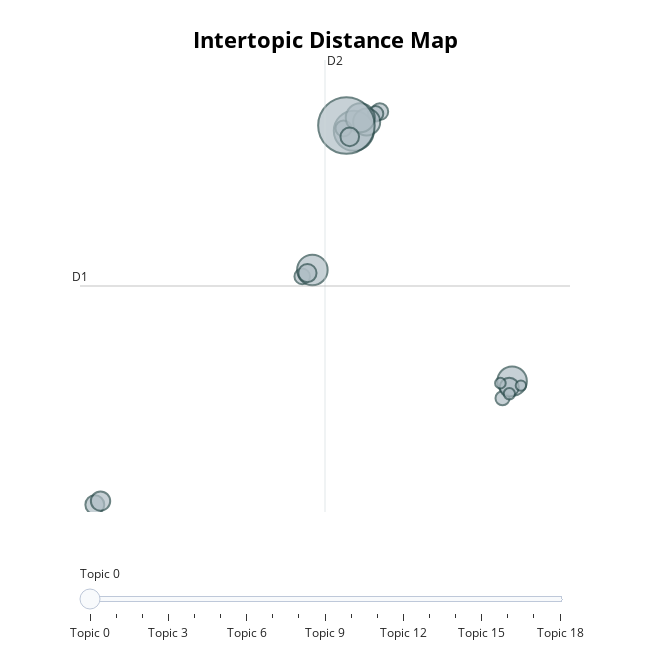

Notebook code for this chart:
### Code cell
topic_model.visualize_topics()

### Figure 1 — Plotly figure (JSON) as saved in the notebook; plotly's stock layout.template omitted (floating-point values rounded to 4 significant figures)
{"data": [{"customdata": [[0, "дым | курю | shmouk | никотин | курим", 69], [1, "око | черепа | crew | dead | демоны", 98], [2, "всё | нам | мир | тебе | лишь", 303], [3, "ремонту | жако | дойчланд | эй | tag", 82], [4, "нам | всё | эй | жизнь | героиновый", 127], [5, "её | хочет | хочу | сука | мной", 558], [6, "времена | рухнет | тап | всё | сошел", 38], [7, "пены | витамины | воду | drugs | папа", 39], [8, "outsider | тебе | снова | хочу | тобой", 90], [9, "деньги | money | cash | мои | денег", 255], [10, "gang | сука | эй | bitch | skittles", 84], [11, "эй | рэп | yeah | сука | всё", 292], [12, "москва | русский | эй | всё | нам", 324], [13, "сука | gang | эй | ling | yeah", 115], [14, "дым | снова | ночи | день | сон", 45], [15, "тебе | снова | нам | сука | любовь", 1111], [16, "всё | просто | боль | потребляй | снова", 124], [17, "почему | любовь | снова | всё | тебе", 120], [18, "буду | сердце | боль | тебе | напоследок", 130]], "hovertemplate": "<b>Topic %{customdata[0]}</b><br>%{customdata[1]}<br>Size: %{customdata[2]}", "legendgroup": "", "marker": {"color": "#B0BEC5", "line": {"color": "DarkSlateGrey", "width": 2}, "size": [69, 98, 303, 82, 127, 558, 38, 39, 90, 255, 84, 292, 324, 115, 45, 1111, 124, 120, 130], "sizemode": "area", "sizeref": 0.6944, "symbol": "circle"}, "mode": "markers", "name": "", "orientation": "v", "showlegend": false, "type": "scatter", "x": [13.17, 7.94, 13.58, 7.762, 13.46, 6.833, 13.96, 13.08, 6.394, 7.379, 4.632, 7.107, 5.065, 4.855, 13.47, 6.518, -4.213, 6.659, -3.97], "xaxis": "x", "y": [3.874, 23.08, 5.019, 22.94, 4.608, 21.8, 4.72, 4.886, 21.96, 22.39, 12.04, 22.68, 12.47, 12.26, 4.171, 22.15, -3.261, 21.39, -3.018], "yaxis": "y"}], "layout": {"annotations": [{"showarrow": false, "text": "D1", "x": -4.845, "y": 11.4, "yshift": 10}, {"showarrow": false, "text": "D2", "x": 5.604, "xshift": 10, "y": 26.54}], "height": 650, "hoverlabel": {"bgcolor": "white", "font": {"family": "Rockwell", "size": 16}}, "legend": {"itemsizing": "constant", "tracegroupgap": 0}, "margin": {"t": 60}, "shapes": [{"line": {"color": "#CFD8DC", "width": 2}, "type": "line", "x0": 5.604, "x1": 5.604, "y0": -3.75, "y1": 26.54}, {"line": {"color": "#9E9E9E", "width": 2}, "type": "line", "x0": -4.845, "x1": 16.05, "y0": 11.4, "y1": 11.4}], "sliders": [{"active": 0, "pad": {"t": 50}, "steps": [{"args": [{"marker.color": [["red", "#B0BEC5", "#B0BEC5", "#B0BEC5", "#B0BEC5", "#B0BEC5", "#B0BEC5", "#B0BEC5", "#B0BEC5", "#B0BEC5", "#B0BEC5", "#B0BEC5", "#B0BEC5", "#B0BEC5", "#B0BEC5", "#B0BEC5", "#B0BEC5", "#B0BEC5", "#B0BEC5"]]}], "label": "Topic 0", "method": "update"}, {"args": [{"marker.color": [["#B0BEC5", "red", "#B0BEC5", "#B0BEC5", "#B0BEC5", "#B0BEC5", "#B0BEC5", "#B0BEC5", "#B0BEC5", "#B0BEC5", "#B0BEC5", "#B0BEC5", "#B0BEC5", "#B0BEC5", "#B0BEC5", "#B0BEC5", "#B0BEC5", "#B0BEC5", "#B0BEC5"]]}], "label": "Topic 1", "method": "update"}, {"args": [{"marker.color": [["#B0BEC5", "#B0BEC5", "red", "#B0BEC5", "#B0BEC5", "#B0BEC5", "#B0BEC5", "#B0BEC5", "#B0BEC5", "#B0BEC5", "#B0BEC5", "#B0BEC5", "#B0BEC5", "#B0BEC5", "#B0BEC5", "#B0BEC5", "#B0BEC5", "#B0BEC5", "#B0BEC5"]]}], "label": "Topic 2", "method": "update"}, {"args": [{"marker.color": [["#B0BEC5", "#B0BEC5", "#B0BEC5", "red", "#B0BEC5", "#B0BEC5", "#B0BEC5", "#B0BEC5", "#B0BEC5", "#B0BEC5", "#B0BEC5", "#B0BEC5", "#B0BEC5", "#B0BEC5", "#B0BEC5", "#B0BEC5", "#B0BEC5", "#B0BEC5", "#B0BEC5"]]}], "label": "Topic 3", "method": "update"}, {"args": [{"marker.color": [["#B0BEC5", "#B0BEC5", "#B0BEC5", "#B0BEC5", "red", "#B0BEC5", "#B0BEC5", "#B0BEC5", "#B0BEC5", "#B0BEC5", "#B0BEC5", "#B0BEC5", "#B0BEC5", "#B0BEC5", "#B0BEC5", "#B0BEC5", "#B0BEC5", "#B0BEC5", "#B0BEC5"]]}], "label": "Topic 4", "method": "update"}, {"args": [{"marker.color": [["#B0BEC5", "#B0BEC5", "#B0BEC5", "#B0BEC5", "#B0BEC5", "red", "#B0BEC5", "#B0BEC5", "#B0BEC5", "#B0BEC5", "#B0BEC5", "#B0BEC5", "#B0BEC5", "#B0BEC5", "#B0BEC5", "#B0BEC5", "#B0BEC5", "#B0BEC5", "#B0BEC5"]]}], "label": "Topic 5", "method": "update"}, {"args": [{"marker.color": [["#B0BEC5", "#B0BEC5", "#B0BEC5", "#B0BEC5", "#B0BEC5", "#B0BEC5", "red", "#B0BEC5", "#B0BEC5", "#B0BEC5", "#B0BEC5", "#B0BEC5", "#B0BEC5", "#B0BEC5", "#B0BEC5", "#B0BEC5", "#B0BEC5", "#B0BEC5", "#B0BEC5"]]}], "label": "Topic 6", "method": "update"}, {"args": [{"marker.color": [["#B0BEC5", "#B0BEC5", "#B0BEC5", "#B0BEC5", "#B0BEC5", "#B0BEC5", "#B0BEC5", "red", "#B0BEC5", "#B0BEC5", "#B0BEC5", "#B0BEC5", "#B0BEC5", "#B0BEC5", "#B0BEC5", "#B0BEC5", "#B0BEC5", "#B0BEC5", "#B0BEC5"]]}], "label": "Topic 7", "method": "update"}, {"args": [{"marker.color": [["#B0BEC5", "#B0BEC5", "#B0BEC5", "#B0BEC5", "#B0BEC5", "#B0BEC5", "#B0BEC5", "#B0BEC5", "red", "#B0BEC5", "#B0BEC5", "#B0BEC5", "#B0BEC5", "#B0BEC5", "#B0BEC5", "#B0BEC5", "#B0BEC5", "#B0BEC5", "#B0BEC5"]]}], "label": "Topic 8", "method": "update"}, {"args": [{"marker.color": [["#B0BEC5", "#B0BEC5", "#B0BEC5", "#B0BEC5", "#B0BEC5", "#B0BEC5", "#B0BEC5", "#B0BEC5", "#B0BEC5", "red", "#B0BEC5", "#B0BEC5", "#B0BEC5", "#B0BEC5", "#B0BEC5", "#B0BEC5", "#B0BEC5", "#B0BEC5", "#B0BEC5"]]}], "label": "Topic 9", "method": "update"}, {"args": [{"marker.color": [["#B0BEC5", "#B0BEC5", "#B0BEC5", "#B0BEC5", "#B0BEC5", "#B0BEC5", "#B0BEC5", "#B0BEC5", "#B0BEC5", "#B0BEC5", "red", "#B0BEC5", "#B0BEC5", "#B0BEC5", "#B0BEC5", "#B0BEC5", "#B0BEC5", "#B0BEC5", "#B0BEC5"]]}], "label": "Topic 10", "method": "update"}, {"args": [{"marker.color": [["#B0BEC5", "#B0BEC5", "#B0BEC5", "#B0BEC5", "#B0BEC5", "#B0BEC5", "#B0BEC5", "#B0BEC5", "#B0BEC5", "#B0BEC5", "#B0BEC5", "red", "#B0BEC5", "#B0BEC5", "#B0BEC5", "#B0BEC5", "#B0BEC5", "#B0BEC5", "#B0BEC5"]]}], "label": "Topic 11", "method": "update"}, {"args": [{"marker.color": [["#B0BEC5", "#B0BEC5", "#B0BEC5", "#B0BEC5", "#B0BEC5", "#B0BEC5", "#B0BEC5", "#B0BEC5", "#B0BEC5", "#B0BEC5", "#B0BEC5", "#B0BEC5", "red", "#B0BEC5", "#B0BEC5", "#B0BEC5", "#B0BEC5", "#B0BEC5", "#B0BEC5"]]}], "label": "Topic 12", "method": "update"}, {"args": [{"marker.color": [["#B0BEC5", "#B0BEC5", "#B0BEC5", "#B0BEC5", "#B0BEC5", "#B0BEC5", "#B0BEC5", "#B0BEC5", "#B0BEC5", "#B0BEC5", "#B0BEC5", "#B0BEC5", "#B0BEC5", "red", "#B0BEC5", "#B0BEC5", "#B0BEC5", "#B0BEC5", "#B0BEC5"]]}], "label": "Topic 13", "method": "update"}, {"args": [{"marker.color": [["#B0BEC5", "#B0BEC5", "#B0BEC5", "#B0BEC5", "#B0BEC5", "#B0BEC5", "#B0BEC5", "#B0BEC5", "#B0BEC5", "#B0BEC5", "#B0BEC5", "#B0BEC5", "#B0BEC5", "#B0BEC5", "red", "#B0BEC5", "#B0BEC5", "#B0BEC5", "#B0BEC5"]]}], "label": "Topic 14", "method": "update"}, {"args": [{"marker.color": [["#B0BEC5", "#B0BEC5", "#B0BEC5", "#B0BEC5", "#B0BEC5", "#B0BEC5", "#B0BEC5", "#B0BEC5", "#B0BEC5", "#B0BEC5", "#B0BEC5", "#B0BEC5", "#B0BEC5", "#B0BEC5", "#B0BEC5", "red", "#B0BEC5", "#B0BEC5", "#B0BEC5"]]}], "label": "Topic 15", "method": "update"}, {"args": [{"marker.color": [["#B0BEC5", "#B0BEC5", "#B0BEC5", "#B0BEC5", "#B0BEC5", "#B0BEC5", "#B0BEC5", "#B0BEC5", "#B0BEC5", "#B0BEC5", "#B0BEC5", "#B0BEC5", "#B0BEC5", "#B0BEC5", "#B0BEC5", "#B0BEC5", "red", "#B0BEC5", "#B0BEC5"]]}], "label": "Topic 16", "method": "update"}, {"args": [{"marker.color": [["#B0BEC5", "#B0BEC5", "#B0BEC5", "#B0BEC5", "#B0BEC5", "#B0BEC5", "#B0BEC5", "#B0BEC5", "#B0BEC5", "#B0BEC5", "#B0BEC5", "#B0BEC5", "#B0BEC5", "#B0BEC5", "#B0BEC5", "#B0BEC5", "#B0BEC5", "red", "#B0BEC5"]]}], "label": "Topic 17", "method": "update"}, {"args": [{"marker.color": [["#B0BEC5", "#B0BEC5", "#B0BEC5", "#B0BEC5", "#B0BEC5", "#B0BEC5", "#B0BEC5", "#B0BEC5", "#B0BEC5", "#B0BEC5", "#B0BEC5", "#B0BEC5", "#B0BEC5", "#B0BEC5", "#B0BEC5", "#B0BEC5", "#B0BEC5", "#B0BEC5", "red"]]}], "label": "Topic 18", "method": "update"}]}], "title": {"font": {"color": "Black", "size": 22}, "text": "<b>Intertopic Distance Map</b>", "x": 0.5, "xanchor": "center", "y": 0.95, "yanchor": "top"}, "width": 650, "xaxis": {"anchor": "y", "domain": [0, 1], "range": [-4.845, 16.05], "title": {"text": ""}, "visible": false}, "yaxis": {"anchor": "x", "domain": [0, 1], "range": [-3.75, 26.54], "title": {"text": ""}, "visible": false}}}
